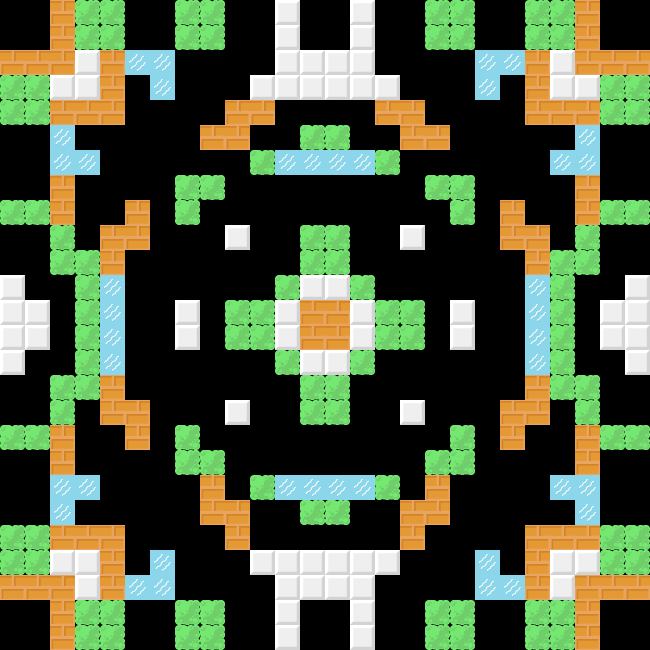

Below is a game level as drawn by its tile map, then a one-line description and the .tmx that defines it (tile-layer data replaced by summaries):
An orthogonal 26x26 tile map with 25x25 px tiles, 2 tile layers (Tile Layer 1, Tile Layer 2).

<map version="1.0" orientation="orthogonal" renderorder="right-down" width="26" height="26" tilewidth="25" tileheight="25" nextobjectid="1">
 <tileset firstgid="1" source="Battlecity.tsx" />
 <layer name="Tile Layer 1" width="26" height="26">
  <data>[676 cells, 192 non-empty, 3 distinct tile ids]</data>
 </layer>
 <layer name="Tile Layer 2" width="26" height="26">
  <data>[676 cells, 116 non-empty, 1 distinct tile ids]</data>
 </layer>
</map>